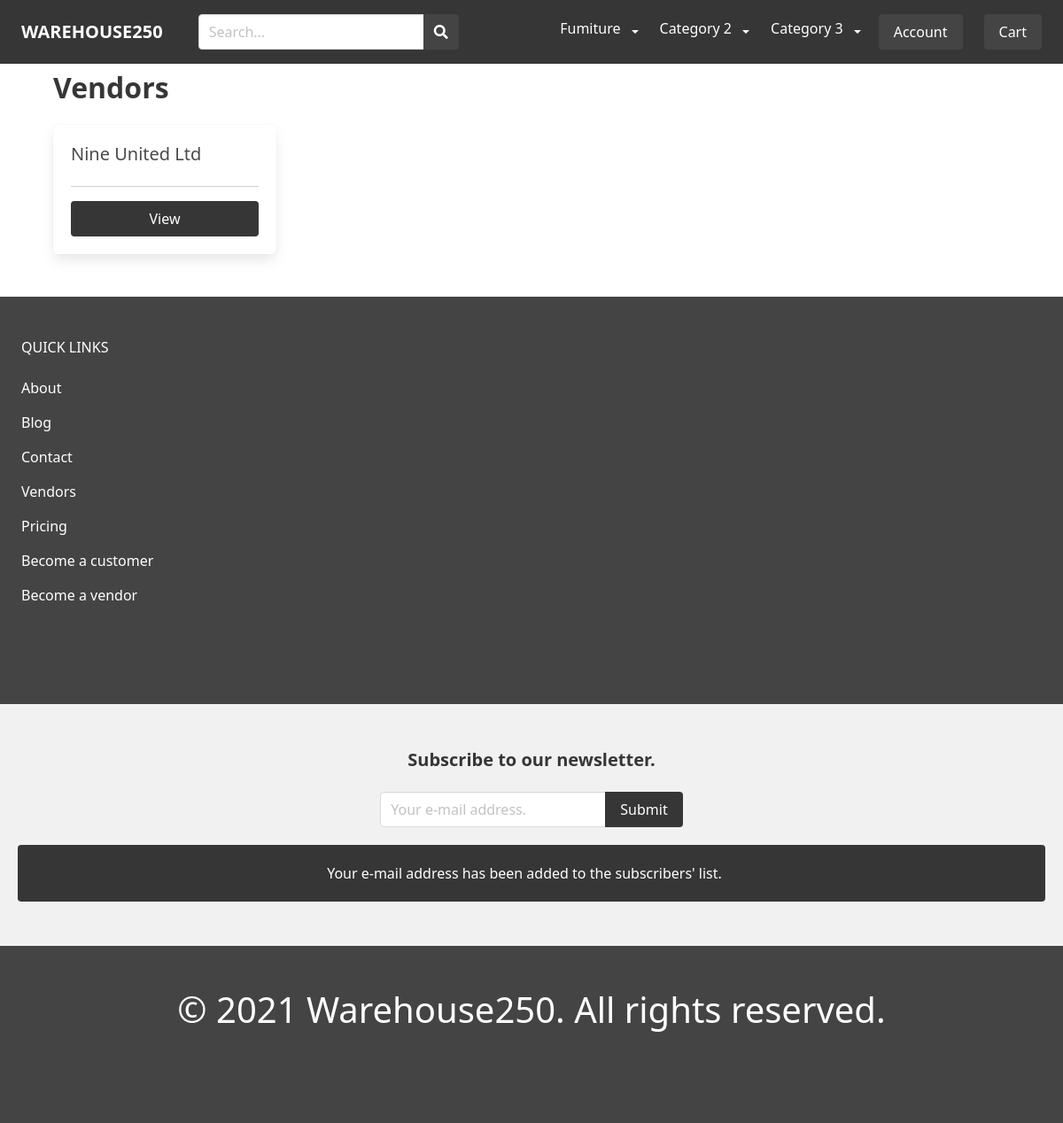
Before: /vendor/ with the older database file.
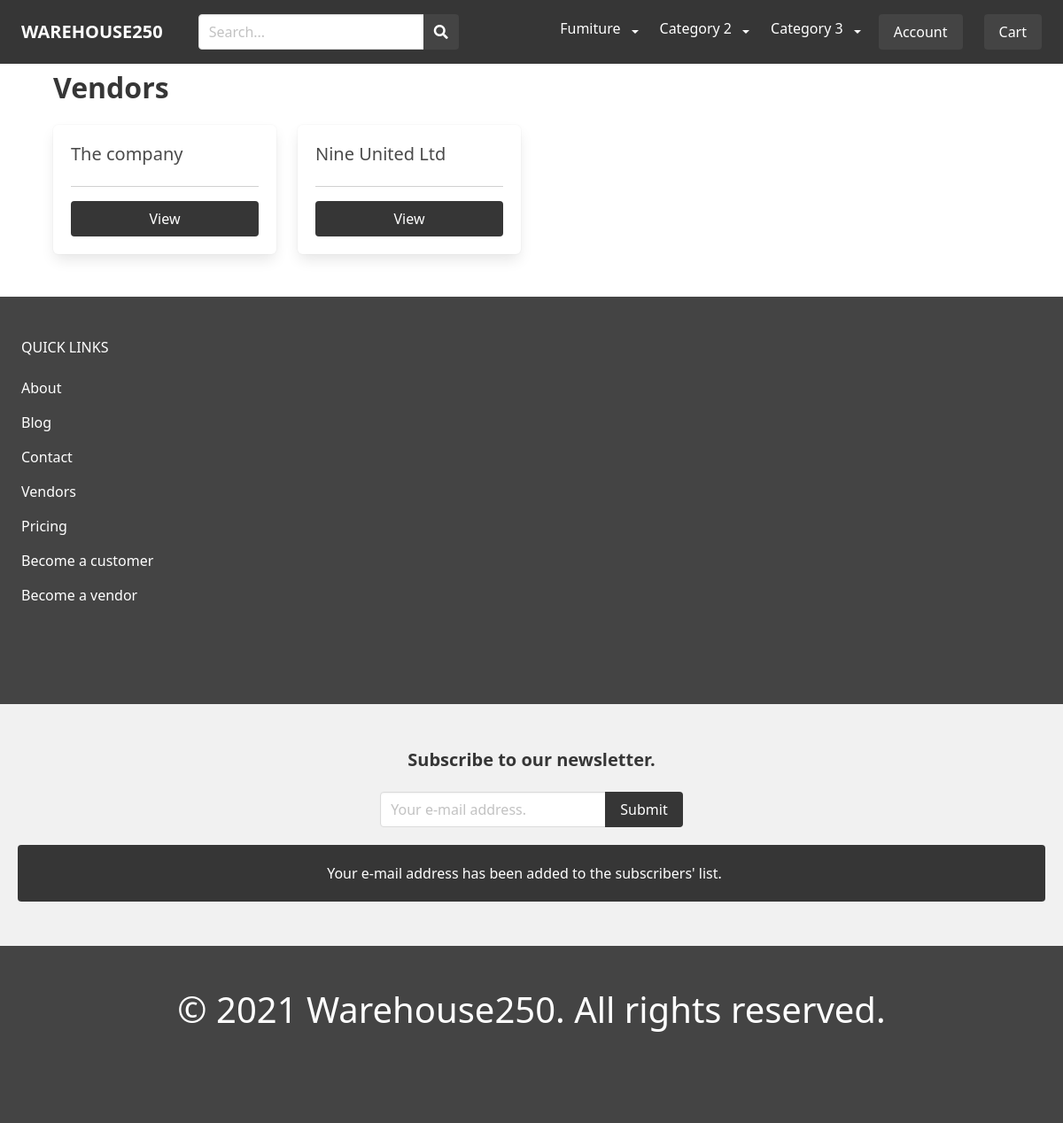
After: the same page with the newer database file.
### apps/product/models.py (models this page shows, shortened)
class Category(models.Model):
    title = models.CharField(max_length=255)
    slug = models.SlugField(max_length=255)
    ordering = models.IntegerField(default=0)
    is_featured = models.BooleanField(default=False)
    class Meta:
        ordering = ['ordering']
        verbose_name_plural = 'Categories'

### apps/vendor/models.py (models this page shows, shortened)
class Vendor(models.Model):
    email = models.EmailField(max_length=150)
    company_name = models.CharField(max_length=255)
    company_code = models.CharField(max_length=255)
    address = models.CharField(max_length=255)
    phone = models.CharField(max_length=10)
    created_at = models.DateTimeField(auto_now_add=True)
    enabled = models.BooleanField(default=True)
    products_limit = models.IntegerField(default=0)
    user = models.OneToOneField(User, on_delete=models.CASCADE)

### apps/vendor/views.py (the view)
# urls.py: path('', views.vendors, name='vendors'),
def vendors(request):
    vendors = Vendor.objects.filter(enabled=True)
    return render(request, 'vendor/vendors.html', {'vendors': vendors})

### apps/cart/cart.py (called while the page is built)
    def __len__(self):
        sum_quantity = 0
        for item in self.cart.values():
            if 'quantity' in item:
                sum_quantity += item['quantity']
        return sum_quantity

### apps/cart/context_processors.py (called while the page is built)
def cart(request):
    return {'cart': Cart(request)}

### apps/product/context_processors.py (called while the page is built)
def menu_categories(request):
    categories = Category.objects.all()
    for category in categories:
        subcategories = SubCategory.objects.filter(category=category)
        for subcategory in subcategories:
            subsubcategories = SubSubCategory.objects.filter(sub_category = subcategory)
            if len(subsubcategories) > 0:
                subcategory.children = subsubcategories
                subcategory.has_children = True
            else:
                subcategory.has_children = False
        if len(subcategories) > 0:
            category.children = subcategories
            category.has_children = True
        else:
            category.has_children = False
    return {'menu_categories': categories}

### apps/vendor/templates/vendor/vendors.html (shortened to what this page needs)
{% extends 'core/base.html' %}
{% block content %}
    <h1 class="title">Vendors</h1>
    <div class="columns is-multiline">
        {% for vendor in vendors %}
            <div class="column is-3">
                <div class="box">
                    <h2 class="subtitle">{{ vendor.company_name }}</h2>
                    <hr>
                    <a href="{% url 'vendor' vendor.id %}" class="button is-dark is-fullwidth">View</a>
                </div>
            </div>
        {% endfor %}
    </div>
{% endblock %}

### apps/core/templates/core/base.html (shortened to what the changed rows need)
{% load static %}
<!DOCTYPE html>
<html>
    <head>
        <link rel="stylesheet" href="https://cdn.jsdelivr.net/npm/bulma@0.9.1/css/bulma.min.css">
        <link rel="stylesheet" href="https://cdnjs.cloudflare.com/ajax/libs/font-awesome/5.15.3/css/all.min.css">
        <link rel="stylesheet" href="{% static 'styles/main.css' %}">
        <link href="https://cdn.jsdelivr.net/npm/bootstrap@5.0.0-beta2/dist/css/bootstrap.min.css" rel="stylesheet">
    </head>
    <body>
        <nav class="navbar navbar-expand-lg is-dark is-fixed-top">
            <div class="container-fluid">
             <div class="collapse navbar-collapse" id="main_nav">
               <ul class="navbar-nav">
                {% for category in menu_categories %}
                    {% if category.has_children %}
                        <li class="nav-item dropdown">
                            <a class="dropdown-item main-item" href="{% url 'category' category.slug %}" >
                                {{ category.title }}
                            </a>
                            <a class="nav-link dropdown-toggle" href="#" data-bs-toggle="dropdown"> </a>
                        </li>
                    {% else %}
                        <li class="nav-item"><a class="nav-link" href="{% url 'category' category.slug %}"> {{ category.title }} </a></li>
                    {% endif %}
                {% endfor %}
               </ul>
             </div>
            </div>
           </nav>
        <section class="section">
            <div class="container">
            {% block content %}
            {% endblock  %}
            </div>
        </section>
        {% include 'parts/newsletter.html' %}
        <footer class="footer">
            <h1 class="has-text-centered"> © 2021 Warehouse250. All rights reserved.</h1>
        </footer>
    </body>
</html>

Changed rows visible on the page:
now on this page (row edited): Vendor: company_name "The company"
